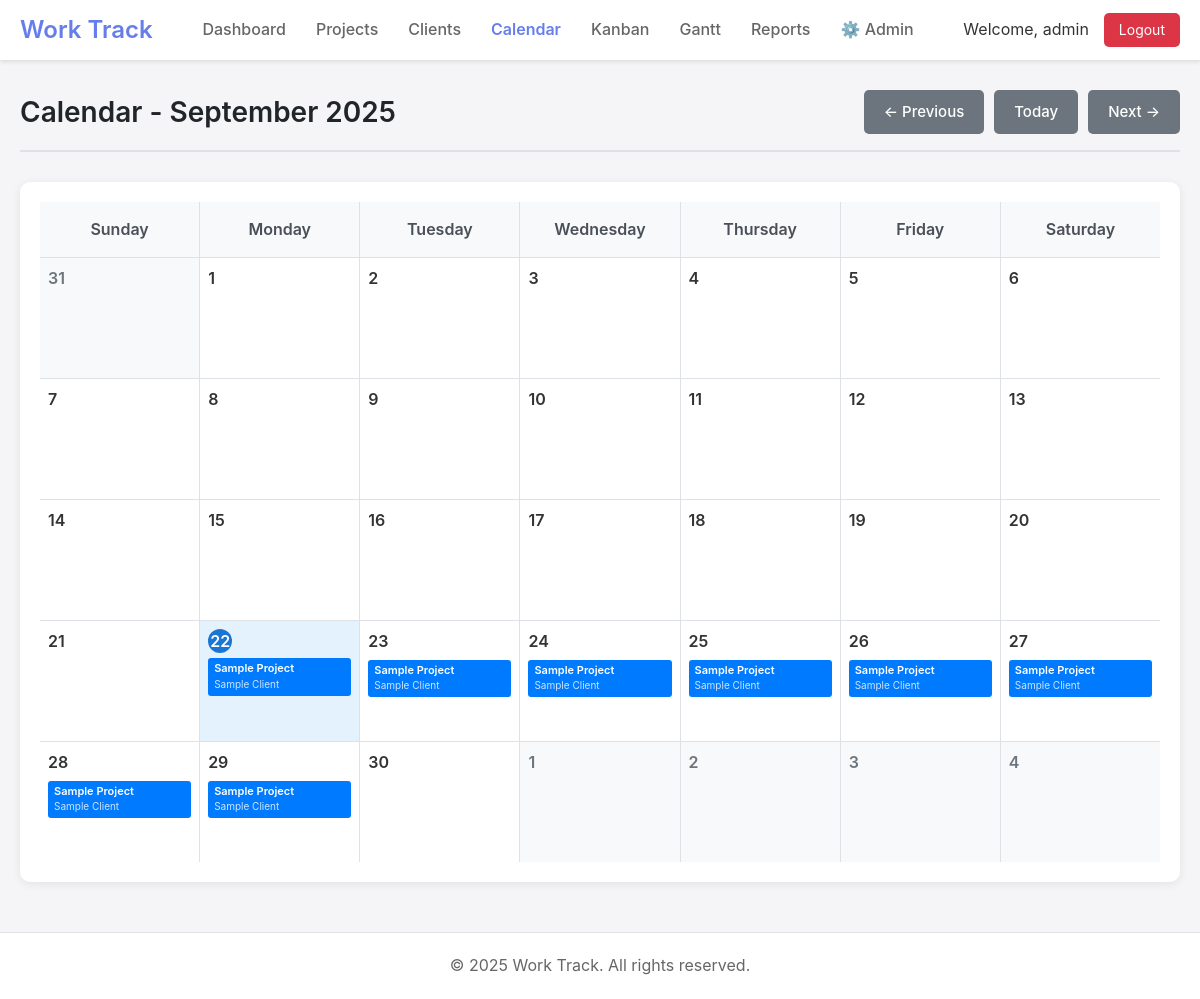
The page /calendar.php (signed in) on the database as committed earlier.
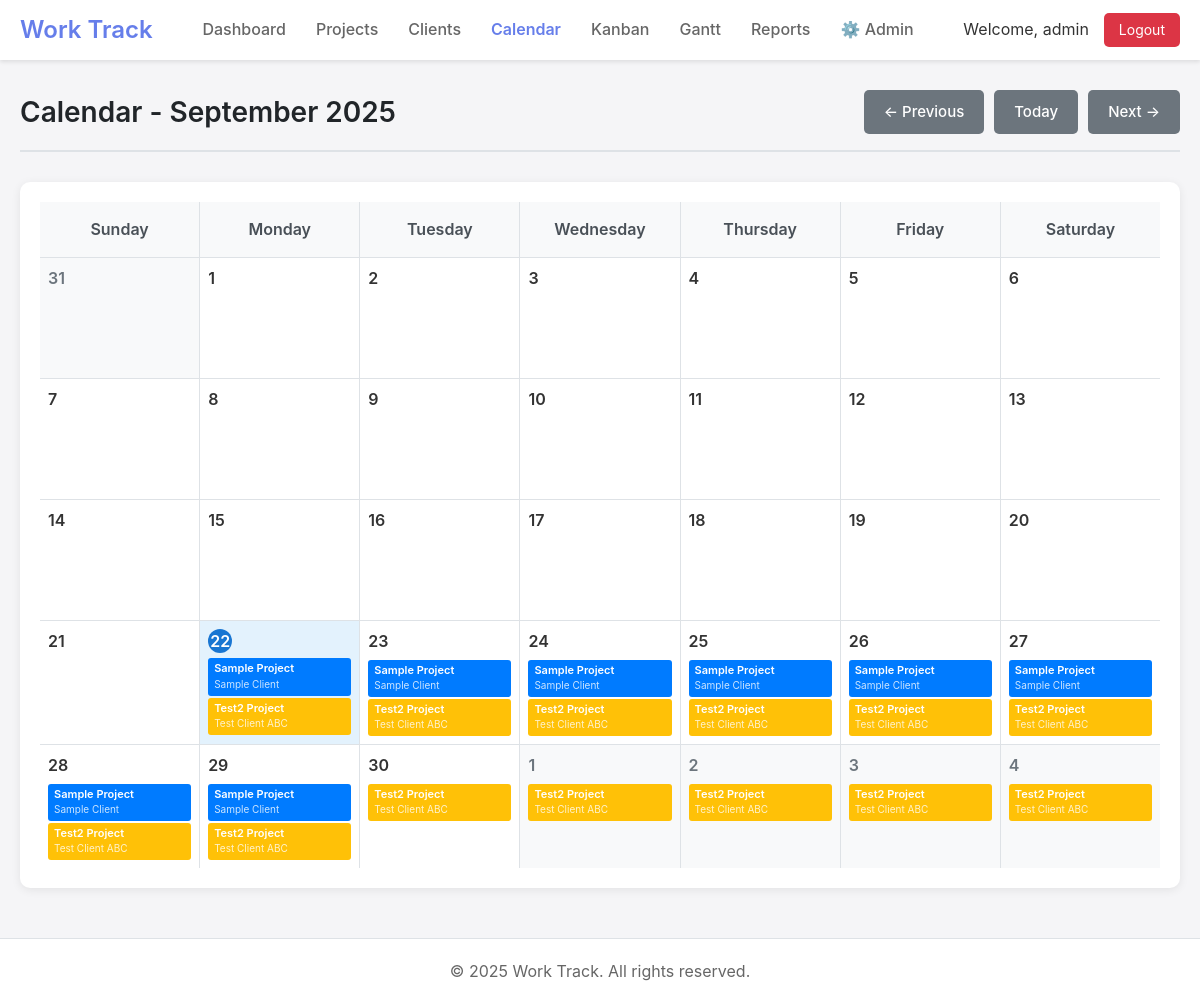
The same page on the database as committed later.
### tables this page shows
CREATE TABLE projects (
    id INTEGER PRIMARY KEY AUTOINCREMENT,
    title TEXT NOT NULL,
    details TEXT,
    client_id INTEGER REFERENCES clients(id),
    start_date DATE,
    completion_date DATE,
    status_id INTEGER REFERENCES project_statuses(id),
    created_date DATETIME DEFAULT CURRENT_TIMESTAMP,
    fabric TEXT,
    created_by INTEGER REFERENCES users(id),
    updated_by INTEGER REFERENCES users(id),
    updated_at DATETIME DEFAULT CURRENT_TIMESTAMP,
    template_id INTEGER REFERENCES project_templates(id)
);

CREATE TABLE clients (
    id INTEGER PRIMARY KEY AUTOINCREMENT,
    name TEXT NOT NULL,
    address TEXT,
    phone TEXT,
    email TEXT,
    remarks TEXT,
    created_at DATETIME DEFAULT CURRENT_TIMESTAMP,
    updated_at DATETIME DEFAULT CURRENT_TIMESTAMP,
    created_by INTEGER REFERENCES users(id),
    updated_by INTEGER REFERENCES users(id)
);

### includes/db.php (called while the page is built, shortened)
<?php
class Database {
    private static $instance = null;
    private $conn;
    private function __construct() {
        try {
            $this->conn = new PDO('sqlite:' . DB_PATH);
            $this->conn->setAttribute(PDO::ATTR_ERRMODE, PDO::ERRMODE_EXCEPTION);
            $this->conn->setAttribute(PDO::ATTR_DEFAULT_FETCH_MODE, PDO::FETCH_ASSOC);
            $this->conn->exec('PRAGMA foreign_keys = ON');
        } catch (PDOException $e) {
            die("Connection failed: " . $e->getMessage());
        }
    }
    public static function getInstance() {
        if (!self::$instance) {
            self::$instance = new Database();
        }
        return self::$instance;
    }
    public function query($sql, $params = []) {
        try {
            $stmt = $this->conn->prepare($sql);
            $stmt->execute($params);
            return $stmt;
        } catch (PDOException $e) {
            if (DEBUG_MODE) {
                throw $e;
            }
            error_log($e->getMessage());
            return false;
        }
    }
    public function fetchAll($sql, $params = []) {
        $stmt = $this->query($sql, $params);
        return $stmt ? $stmt->fetchAll() : [];
    }
}
?>

### includes/models/Project.php (called while the page is built, shortened)
<?php
require_once dirname(__DIR__) . '/db.php';
class Project {
    private $db;
    public function __construct() {
        $this->db = Database::getInstance();
    }
    public function getCalendarData($startDate, $endDate) {
        return $this->db->fetchAll("
            SELECT p.id, p.title, p.start_date, p.completion_date,
                   c.name as client_name,
                   ps.name as status_name, ps.color as status_color
            FROM projects p
            LEFT JOIN clients c ON p.client_id = c.id
            LEFT JOIN project_statuses ps ON p.status_id = ps.id
            WHERE (p.start_date BETWEEN :start_date AND :end_date)
               OR (p.completion_date BETWEEN :start_date AND :end_date)
               OR (p.start_date <= :start_date AND p.completion_date >= :end_date)
            ORDER BY p.start_date ASC
        ", [
            'start_date' => $startDate,
            'end_date' => $endDate
        ]);
    }
}

### calendar.php (the view, shortened to what the changed rows need)
<?php
require_once 'includes/header.php';
require_once 'includes/models/Project.php';
$projectModel = new Project();
$currentMonth = $_GET['month'] ?? date('Y-m');
$monthStart = $currentMonth . '-01';
$monthEnd = date('Y-m-t', strtotime($monthStart));
$projects = $projectModel->getCalendarData($monthStart, $monthEnd);
$firstDay = new DateTime($monthStart);
$lastDay = new DateTime($monthEnd);
$startOfWeek = clone $firstDay;
$startOfWeek->modify('last sunday');
$endOfWeek = clone $lastDay;
$endOfWeek->modify('next saturday');
$calendarDays = [];
$current = clone $startOfWeek;
while ($current <= $endOfWeek) {
    $calendarDays[] = clone $current;
    $current->modify('+1 day');
}
$projectsByDate = [];
foreach ($projects as $project) {
    $startDate = $project['start_date'];
    $endDate = $project['completion_date'];
    if ($startDate) {
        $current = new DateTime($startDate);
        $end = $endDate ? new DateTime($endDate) : $current;
        while ($current <= $end) {
            $dateKey = $current->format('Y-m-d');
            if (!isset($projectsByDate[$dateKey])) {
                $projectsByDate[$dateKey] = [];
            }
            $projectsByDate[$dateKey][] = $project;
            $current->modify('+1 day');
        }
    }
}
?>
<div class="page-header">
    <h1 class="page-title">Calendar - <?php echo date('F Y', strtotime($monthStart)); ?></h1>
</div>
<div class="calendar-container">
    <div class="calendar-grid">
        <?php foreach ($calendarDays as $day):
            $dateKey = $day->format('Y-m-d');
            $dayProjects = $projectsByDate[$dateKey] ?? [];
            $isCurrentMonth = $day->format('Y-m') === $currentMonth;
            $isToday = $day->format('Y-m-d') === date('Y-m-d');
        ?>
            <div class="calendar-day <?php echo $isCurrentMonth ? 'current-month' : 'other-month'; ?> <?php echo $isToday ? 'today' : ''; ?>"
                 data-date="<?php echo $dateKey; ?>">
                <div class="day-number"><?php echo $day->format('j'); ?></div>
                <div class="day-projects">
                    <?php foreach (array_slice($dayProjects, 0, 3) as $project): ?>
                        <div class="project-card"
                             style="background: <?php echo $project['status_color']; ?>; color: white;"
                             data-project-id="<?php echo $project['id']; ?>"
                             draggable="true"
                             title="<?php echo htmlspecialchars($project['title'] . ' - ' . ($project['client_name'] ?? 'No client')); ?>">
                            <div class="project-title"><?php echo htmlspecialchars(substr($project['title'], 0, 20) . (strlen($project['title']) > 20 ? '...' : '')); ?></div>
                            <div class="project-client"><?php echo htmlspecialchars(substr($project['client_name'] ?? '', 0, 15)); ?></div>
                        </div>
                    <?php endforeach; ?>
                </div>
            </div>
        <?php endforeach; ?>
    </div>
</div>
<?php require_once 'includes/footer.php'; ?>

Rows that differ between the two databases and show on the page:
added projects: title "Test2 Project", client.name "Test Client ABC"
